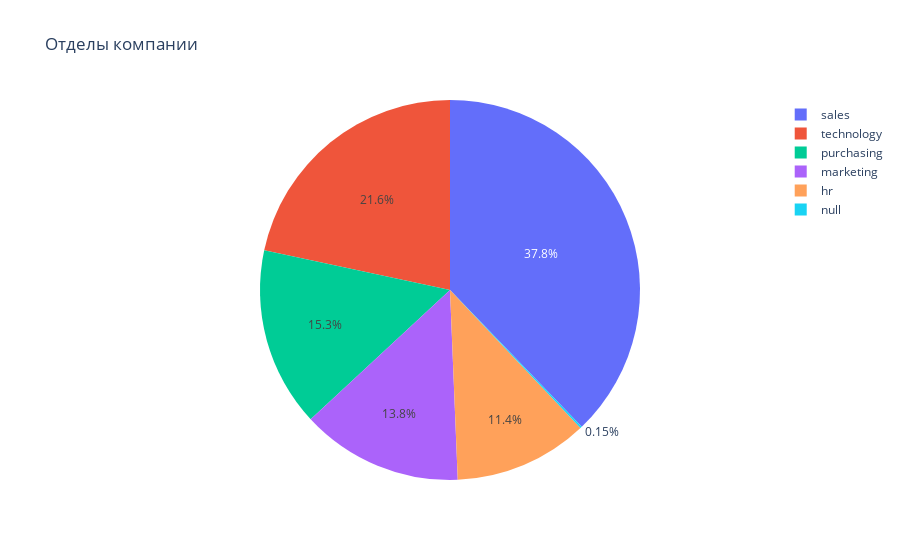

The notebook cell saved with this chart:
### Code cell
fig = px.pie(df, names='dept', title='Отделы компании')
fig.show()

### Figure 1 — Plotly figure (JSON) as saved in the notebook; plotly's stock layout.template omitted (floating-point values rounded to 4 significant figures; data arrays with more than 128 entries replaced by an {"elided": "..."} marker saying what was removed)
{"data": [{"domain": {"x": [0, 1], "y": [0, 1]}, "hovertemplate": "dept=%{label}<extra></extra>", "labels": {"elided": "4000 str values"}, "legendgroup": "", "name": "", "showlegend": true, "type": "pie"}], "layout": {"legend": {"tracegroupgap": 0}, "title": {"text": "Отделы компании"}}}
